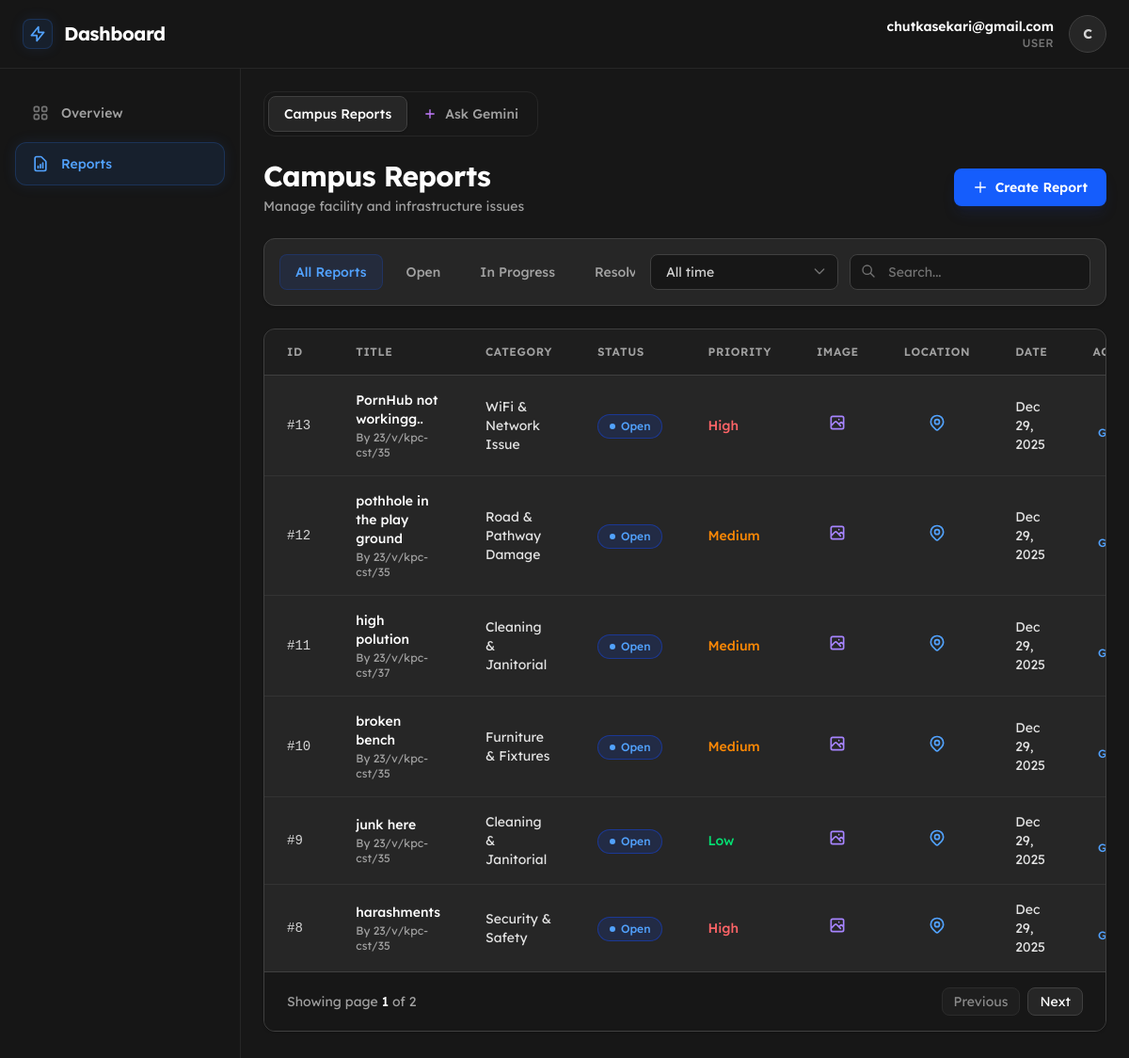
The app's page /?page=reports (signed in) with its own data.
### tables this page shows
CREATE TABLE `reports` (
  `id` int(11) NOT NULL,
  `user_id` int(11) NOT NULL,
  `title` varchar(255) NOT NULL,
  `category` varchar(100) NOT NULL,
  `priority` enum('Low','Medium','High') NOT NULL DEFAULT 'Low',
  `status` enum('Open','In Progress','Resolved') NOT NULL DEFAULT 'Open',
  `location` varchar(255) NOT NULL,
  `image_path` varchar(255) DEFAULT NULL,
  `map_link` text DEFAULT NULL,
  `created_at` timestamp NOT NULL DEFAULT current_timestamp(),
  `updated_at` timestamp NOT NULL DEFAULT current_timestamp() ON UPDATE current_timestamp()
);

CREATE TABLE `users` (
  `id` int(11) NOT NULL,
  `username` varchar(50) NOT NULL,
  `email` varchar(100) NOT NULL,
  `age` tinyint(3) UNSIGNED NOT NULL,
  `gender` enum('male','female','prefer_not') NOT NULL,
  `password_hash` varchar(255) NOT NULL CHECK (char_length(`password_hash`) >= 60),
  `is_admin` tinyint(1) NOT NULL DEFAULT 0,
  `created_at` timestamp NOT NULL DEFAULT current_timestamp()
);

### src/index.php (called while the page is built, shortened)
<?php
include './pages/dashboard.php';
?>

### src/assets/users/_reports.php (the view, shortened to what this page needs)
<?php
$current_status = isset($_GET['status']) ? $_GET['status'] : '';
$current_date = isset($_GET['date']) ? $_GET['date'] : 'all';
$search_query = isset($_GET['search']) ? trim($_GET['search']) : '';
$whereSql = "";
$limit = 6;
$page = isset($_GET['p']) ? max(1, intval($_GET['p'])) : 1;
$offset = ($page - 1) * $limit;
$count_sql = "SELECT COUNT(*) as total FROM reports r LEFT JOIN users u ON r.user_id = u.id $whereSql";
$count_result = $conn->query($count_sql);
$total_rows = $count_result->fetch_assoc()['total'];
$total_pages = ceil($total_rows / $limit);
$sql = "SELECT r.*, u.username FROM reports r LEFT JOIN users u ON r.user_id = u.id $whereSql ORDER BY r.created_at DESC LIMIT $limit OFFSET $offset";
$result = $conn->query($sql);
?>
<div class="max-w-7xl mx-auto space-y-6 pb-10">
    <div class="flex items-center justify-between">
        <div class="bg-neutral-900 p-1 rounded-xl border border-neutral-800 inline-flex">
            <button onclick="switchTab('reports')" id="tab-btn-reports"
                class="px-4 py-2 text-sm font-medium rounded-lg bg-neutral-800 text-white shadow-sm border border-neutral-700 transition-all cursor-default flex items-center gap-2">
                Campus Reports
            </button>
            <button onclick="switchTab('gemini')" id="tab-btn-gemini"
                class="px-4 py-2 text-sm font-medium rounded-lg text-neutral-400 hover:text-white hover:bg-neutral-800 transition-all cursor-pointer flex items-center gap-2">
                <svg class="w-4 h-4 text-purple-400" fill="currentColor" viewBox="0 0 24 24">
                    <path d="M19 11h-6V5h-2v6H5v2h6v6h2v-6h6z" />
                </svg>
                Ask Gemini
            </button>
        </div>
    </div>
    <div id="view-reports" class="space-y-6">
        <div class="flex flex-col sm:flex-row sm:items-center justify-between gap-4">
            <div>
                <h1 class="text-2xl md:text-3xl font-bold text-white tracking-tight">Campus Reports</h1>
                <p class="mt-1 text-sm text-neutral-400">Manage facility and infrastructure issues</p>
            </div>
            <button onclick="document.getElementById('createModal').classList.remove('hidden')"
                class="w-full sm:w-auto px-5 py-2.5 bg-blue-600 hover:bg-blue-700 text-white text-sm font-semibold rounded-lg shadow-lg shadow-blue-900/20 transition-all flex items-center justify-center gap-2 group">
                <svg class="w-4 h-4 transition-transform group-hover:rotate-90" fill="none" stroke="currentColor"
                    viewBox="0 0 24 24">
                    <path stroke-linecap="round" stroke-linejoin="round" stroke-width="2" d="M12 4v16m8-8H4" />
                </svg>
                Create Report
            </button>
        </div>
        <form method="GET" action="" id="filterForm"
            class="bg-neutral-800 rounded-xl border border-neutral-700 p-4 shadow-sm">
            <div class="flex flex-col lg:flex-row gap-4 justify-between">
                <div class="flex overflow-x-auto pb-2 lg:pb-0 gap-2 no-scrollbar">
                    <?php
                    function getBtnClass($isActive)
                    {
                        return $isActive
                            ? 'px-4 py-2 bg-blue-600/10 text-blue-400 border border-blue-600/20 text-sm font-medium rounded-lg whitespace-nowrap transition-all'
                            : 'px-4 py-2 hover:bg-neutral-700 text-neutral-400 hover:text-white text-sm font-medium rounded-lg transition-colors whitespace-nowrap border border-transparent';
                    }
                    ?>
                    <button type="button" onclick="setStatusAndSubmit('')"
                        class="<?php echo getBtnClass($current_status === ''); ?>">All Reports</button>
                    <button type="button" onclick="setStatusAndSubmit('Open')"
                        class="<?php echo getBtnClass($current_status === 'Open'); ?>">Open</button>
                    <button type="button" onclick="setStatusAndSubmit('In Progress')"
                        class="<?php echo getBtnClass($current_status === 'In Progress'); ?>">In Progress</button>
                    <button type="button" onclick="setStatusAndSubmit('Resolved')"
                        class="<?php echo getBtnClass($current_status === 'Resolved'); ?>">Resolved</button>
                </div>
                <div class="flex flex-col sm:flex-row gap-3">
                    <div class="relative min-w-[200px]">
                        <select name="date" onchange="this.form.submit()"
                            class="w-full appearance-none px-4 py-2 bg-neutral-900 border border-neutral-700 rounded-lg text-sm text-neutral-300 focus:outline-none focus:ring-2 focus:ring-blue-500/50 focus:border-blue-500 transition-all cursor-pointer">
                            <option value="all" <?php echo $current_date == 'all' ? 'selected' : ''; ?>>All time</option>
                        </select>
                    </div>
                    <div class="relative w-full sm:w-64">
                        <input type="text" name="search" placeholder="Search..."
                            value="<?php echo htmlspecialchars($search_query); ?>"
                            class="w-full pl-10 pr-4 py-2 bg-neutral-900 border border-neutral-700 rounded-lg text-sm text-white placeholder-neutral-500 focus:outline-none focus:ring-2 focus:ring-blue-500/50 focus:border-blue-500 transition-all">
                        <svg class="absolute left-3 top-2.5 h-4 w-4 text-neutral-500" fill="none" stroke="currentColor"
                            viewBox="0 0 24 24">
                            <path stroke-linecap="round" stroke-linejoin="round" stroke-width="2"
                                d="M21 21l-6-6m2-5a7 7 0 11-14 0 7 7 0 0114 0z" />
                        </svg>
                    </div>
                </div>
            </div>
        </form>
        <div class="hidden md:block bg-neutral-800 rounded-xl border border-neutral-700 overflow-hidden shadow-sm">
            <div class="overflow-x-auto custom-scrollbar">
                <table class="w-full">
                    <thead class="bg-neutral-900/50 border-b border-neutral-700">
                        <tr>
                            <th
                                class="px-6 py-4 text-left text-xs font-semibold text-neutral-400 uppercase tracking-wider w-12">
                                ID</th>
                            <th
                                class="px-6 py-4 text-left text-xs font-semibold text-neutral-400 uppercase tracking-wider w-1/6">
                                Title</th>
                            <th
                                class="px-6 py-4 text-left text-xs font-semibold text-neutral-400 uppercase tracking-wider w-1/6">
                                Category</th>
                            <th
                                class="px-6 py-4 text-left text-xs font-semibold text-neutral-400 uppercase tracking-wider w-16">
                                Status</th>
                            <th
                                class="px-6 py-4 text-left text-xs font-semibold text-neutral-400 uppercase tracking-wider w-16">
                                Priority</th>
                            <th
                                class="px-6 py-4 text-center text-xs font-semibold text-neutral-400 uppercase tracking-wider w-12">
                                Image</th>
                            <th
                                class="px-6 py-4 text-center text-xs font-semibold text-neutral-400 uppercase tracking-wider w-30">
                                Location</th>
                            <th
                                class="px-6 py-4 text-center text-xs font-semibold text-neutral-400 uppercase tracking-wider w-24">
                                Date</th>
                            <th
                                class="px-6 py-4 text-center text-xs font-semibold text-neutral-400 uppercase tracking-wider w-24">
                                Action</th>
                        </tr>
                    </thead>
                    <tbody class="divide-y divide-neutral-700/50">
                        <?php if ($result && $result->num_rows > 0): ?>
                            <?php while ($row = $result->fetch_assoc()): ?>
                                <?php
                                $statusBadgeClass = 'bg-blue-900/30 text-blue-400 border-blue-700/50';
                                $statusDotClass = 'bg-blue-400';
                                $priorityClass = 'text-green-400';
                                if ($row['priority'] === 'Medium')
                                    $priorityClass = 'text-orange-400';
                                if ($row['priority'] === 'High')
                                    $priorityClass = 'text-red-400';
                                ?>
                                <tr class="hover:bg-neutral-700/30 transition-colors duration-200 group">
                                    <td class="px-6 py-4 text-sm font-mono text-neutral-300">#<?php echo $row['id']; ?></td>
                                    <td class="px-6 py-4">
                                        <div class="text-sm font-medium text-white">
                                            <?php echo htmlspecialchars(html_entity_decode($row['title'], ENT_QUOTES, 'UTF-8')); ?>
                                        </div>
                                        <div class="text-xs text-neutral-400 mt-0.5">By <span
                                                class="text-neutral-400"><?php echo htmlspecialchars($row['username'] ?? 'Unknown'); ?></span>
                                        </div>
                                    </td>
                                    <td class="px-6 py-4 text-sm text-neutral-200">
                                        <?php echo htmlspecialchars(html_entity_decode($row['category'], ENT_QUOTES, 'UTF-8')); ?>
                                    </td>
                                    <td class="px-6 py-4">
                                        <span
                                            class="inline-flex items-center gap-1.5 px-3 py-1 whitespace-nowrap text-xs font-medium rounded-full border <?php echo $statusBadgeClass; ?>">
                                            <span class="w-1.5 h-1.5 rounded-full <?php echo $statusDotClass; ?>"></span>
                                            <?php echo htmlspecialchars($row['status']); ?>
                                        </span>
                                    </td>
                                    <td class="px-6 py-4 text-sm font-medium <?php echo $priorityClass; ?>">
                                        <?php echo htmlspecialchars($row['priority']); ?>
                                    </td>
                                    <td class="px-6 py-4 text-center">
                                        <?php if (!empty($row['image_path'])): ?>
                                            <a href="<?php echo htmlspecialchars($row['image_path']); ?>" target="_blank"
                                                class="inline-block p-2 hover:bg-neutral-700 rounded-lg text-neutral-400 transition-colors">
                                            </a>
                                        <?php else: ?>
                                            <span class="text-neutral-600">-</span>
                                        <?php endif; ?>
                                    </td>
                                    <td class="px-6 py-4 text-center">
                                        <?php if (!empty($row['map_link'])): ?>
                                            <a href="<?php echo htmlspecialchars($row['map_link']); ?>" target="_blank"
                                                class="inline-block p-2 hover:bg-neutral-700 rounded-lg text-blue-400 transition-colors">
                                            </a>
                                        <?php else: ?>
                                            <span class="text-neutral-600">-</span>
                                        <?php endif; ?>
                                    </td>
                                    <td class="px-6 py-4 text-sm text-neutral-200">
                                        <?php echo date("M d, Y", strtotime($row['created_at'])); ?>
                                    </td>
                                    <td class="px-6 py-4 text-center">
                                        <button
                                            onclick='askAboutReport(<?= (int)$row["id"] ?>, <?= json_encode($row["title"]) ?>, <?= json_encode($row["category"]) ?>)'
                                            class="text-blue-400 hover:text-blue-300 text-xs font-medium flex items-center justify-center gap-1 transition-colors">
                                        </button>
                                    </td>
                                </tr>
                            <?php endwhile; ?>
                        <?php endif; ?>
                    </tbody>
                </table>
            </div>
            <div class="bg-neutral-900 border-t border-neutral-700 px-6 py-4 flex items-center justify-between">
                <span class="text-sm text-neutral-400">Showing page <span
                        class="text-white font-medium"><?php echo $page; ?></span> of
                    <?php echo max(1, $total_pages); ?></span>
                <div class="flex gap-2">
                    <?php
                    $prevParams = array_merge($_GET, ['p' => $page - 1]);
                    $nextParams = array_merge($_GET, ['p' => $page + 1]);
                    ?>
                    <a href="?<?php echo http_build_query($prevParams); ?>"
                        class="px-3 py-1 bg-neutral-800 hover:bg-neutral-700 border border-neutral-700 rounded-lg text-sm text-white transition-colors <?php echo ($page <= 1 ? 'opacity-50 pointer-events-none' : ''); ?>">Previous</a>
                    <a href="?<?php echo http_build_query($nextParams); ?>"
                        class="px-3 py-1 bg-neutral-800 hover:bg-neutral-700 border border-neutral-700 rounded-lg text-sm text-white transition-colors <?php echo ($page >= $total_pages ? 'opacity-50 pointer-events-none' : ''); ?>">Next</a>
                </div>
            </div>
        </div>
    </div>
</div>

### records on screen
reports: id "13", title "PornHub not workingg..", user.username "23/v/kpc-cst/35", category "WiFi & Network Issue", status "Open", priority "High", created_at "Dec 29, 2025"
reports: id "12", title "pothhole in the play ground", user.username "23/v/kpc-cst/35", category "Road & Pathway Damage", status "Open", priority "Medium", created_at "Dec 29, 2025"
reports: id "11", title "high polution", user.username "23/v/kpc-cst/37", category "Cleaning & Janitorial", status "Open", priority "Medium", created_at "Dec 29, 2025"
reports: id "10", title "broken bench", user.username "23/v/kpc-cst/35", category "Furniture & Fixtures", status "Open", priority "Medium", created_at "Dec 29, 2025"
reports: id "9", title "junk here", user.username "23/v/kpc-cst/35", category "Cleaning & Janitorial", status "Open", priority "Low", created_at "Dec 29, 2025"
reports: id "8", title "harashments", user.username "23/v/kpc-cst/35", category "Security & Safety", status "Open", priority "High", created_at "Dec 29, 2025"

### other values on screen
$current_email "chutkasekari@gmail.com"
$user_initial "C"
$page "1"
max(1, $total_pages) "2"
